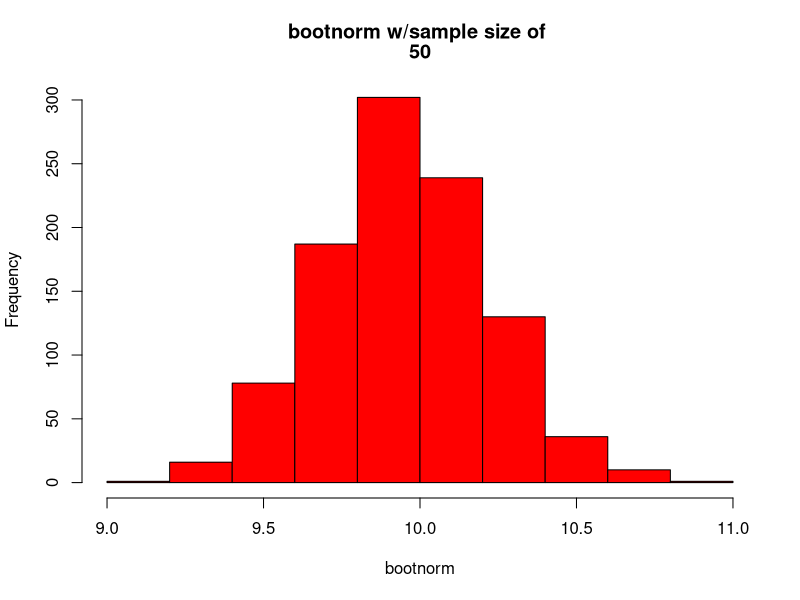
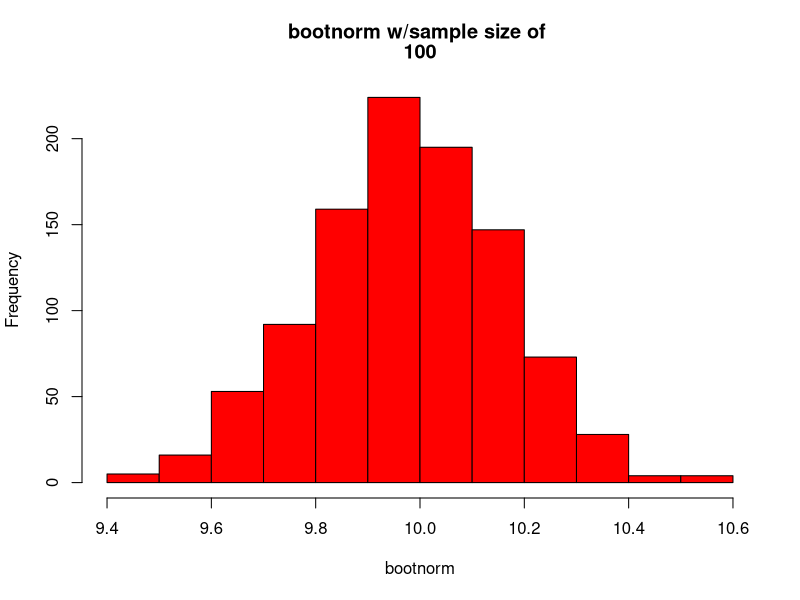
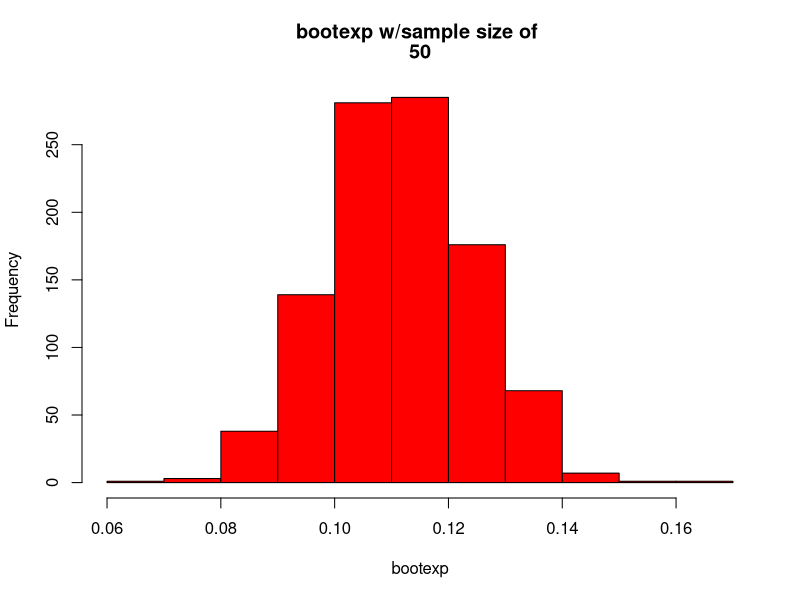
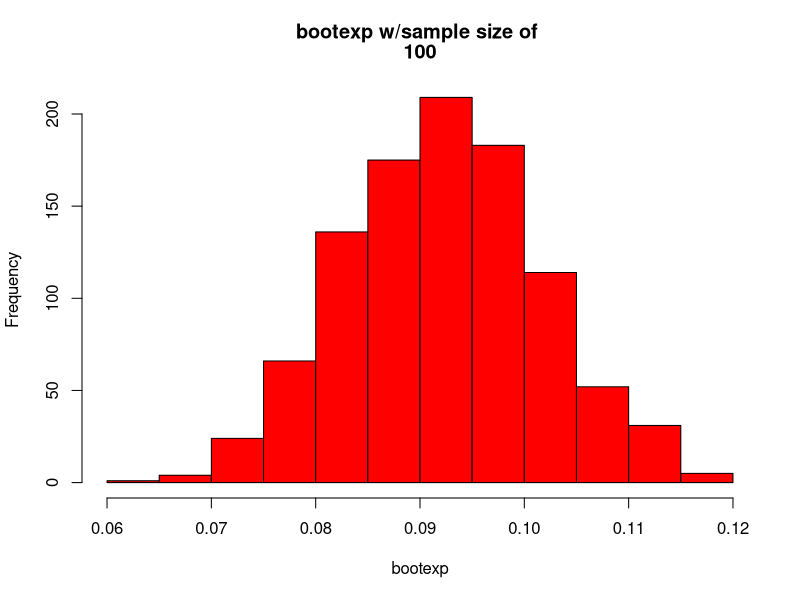

The R script that drew these images, in order:
## ---- chunk 1
knitr::opts_chunk$set(echo = TRUE)
## ---- chunk 2
# Normal distribution with sample size = 50
#
samp <-50          # sample size
iter <-1000        # number of iterations to run
x <- rnorm(samp,10,2)
xbar <- mean(x)
x_sd <- sd(x)
# Initialize variables
bootnorm <- numeric(iter)
bootsd <- numeric(iter)
# Run iterations and build vector with mean and sd of each sample
for (i in 1:iter) {
  bootsamp <- sample(x,size=samp,replace=TRUE)
  bootnorm[i] <- mean(bootsamp)
  bootsd[i] <- sd(bootsamp)
}
# Report results of original sample versus all bootstrap samples
xbar            # Original Mean
x_sd            # Original Standard Deviation
mean(bootnorm)  # Average of sample Mean
mean(bootsd)    # Average of sample Standard Deviation
## ---- chunk 3
# Show histogram of distribution of means that approximate normal distribution
hist(bootnorm,col="red",main=c("bootnorm w/sample size of ",samp))
#
# End of normal distribution with sample size = 50
## ---- chunk 4
# Normal distribution with sample size = 100
samp <-100         # sample size
iter <-1000        # number of iterations to run
x <- rnorm(samp,10,2)
xbar <- mean(x)
x_sd <- sd(x)
# Initialize variables
bootnorm <- numeric(iter)
bootsd <- numeric(iter)
# Run iterations and build vector with mean and sd of each sample
for (i in 1:iter) {
  bootsamp <- sample(x,size=samp,replace=TRUE)
  bootnorm[i] <- mean(bootsamp)
  bootsd[i] <- sd(bootsamp)
}
# Report results of original sample versus all bootstrap samples
xbar            # Original Mean
x_sd            # Original Standard Deviation
mean(bootnorm)  # Average of sample Mean
mean(bootsd)    # Average of sample Standard Deviation
## ---- chunk 5
# Show histogram of distribution of means that approximate normal distribution
hist(bootnorm,col="red",main=c("bootnorm w/sample size of ",samp))
#
# End of normal distribution with sample size = 100
## ---- chunk 6
# Exponential distribution with sample size = 50
#
samp <-50          # sample size
iter <-1000        # number of iterations to run
x <- rexp(samp,10)
xbar <- mean(x)
x_sd <- sd(x)
# Initialize variables
bootexp <- numeric(iter)
bootsd <- numeric(iter)
# Run iterations and build vector with mean and sd of each sample
for (i in 1:iter) {
  bootsamp <- sample(x,size=samp,replace=TRUE)
  bootexp[i] <- mean(bootsamp)
  bootsd[i] <- sd(bootsamp)
}
# Report results of original sample versus all bootstrap samples
xbar            # Original Mean
x_sd            # Original Standard Deviation
mean(bootexp)   # Average of sample Mean
mean(bootsd)    # Average of sample Standard Deviation
## ---- chunk 7
# Show histogram of distribution of means that approximate normal distribution
hist(bootexp,col="red",main=c("bootexp w/sample size of ",samp))
#
# End of exponential distribution with sample size = 50
## ---- chunk 8
# Exponential distribution with sample size = 100
#
samp <-100         # sample size
iter <-1000        # number of iterations to run
x <- rexp(samp,10)
xbar <- mean(x)
x_sd <- sd(x)
# Initialize variables
bootexp <- numeric(iter)
bootsd <- numeric(iter)
# Run iterations and build vector with mean and sd of each sample
for (i in 1:iter) {
  bootsamp <- sample(x,size=samp,replace=TRUE)
  bootexp[i] <- mean(bootsamp)
  bootsd[i] <- sd(bootsamp)
}
# Report results of original sample versus all bootstrap samples
xbar            # Original Mean
x_sd            # Original Standard Deviation
mean(bootexp)  # Average of sample Mean
mean(bootsd)    # Average of sample Standard Deviation
## ---- chunk 9
# Show histogram of distribution of means that approximate normal distribution
hist(bootexp,col="red",main=c("bootexp w/sample size of ",samp))
#
# End of exponential distribution with sample size = 100
